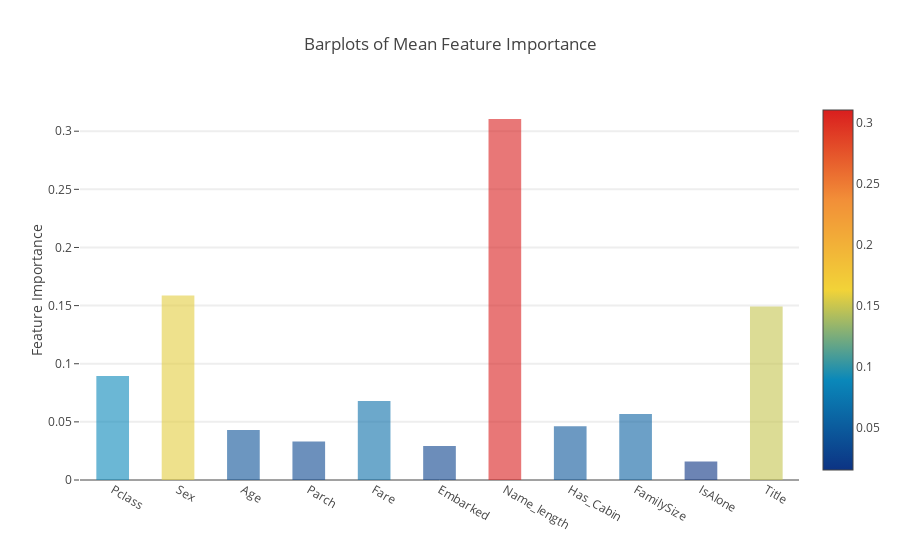

Write notebook code for a chart like this one.
### Code cell
y = feature_dataframe['mean'].values
x = feature_dataframe['features'].values
data = [go.Bar(
            x= x,
             y= y,
            width = 0.5,
            marker=dict(
               color = feature_dataframe['mean'].values,
            colorscale='Portland',
            showscale=True,
            reversescale = False
            ),
            opacity=0.6
        )]

layout= go.Layout(
    autosize= True,
    title= 'Barplots of Mean Feature Importance',
    hovermode= 'closest',
#     xaxis= dict(
#         title= 'Pop',
#         ticklen= 5,
#         zeroline= False,
#         gridwidth= 2,
#     ),
    yaxis=dict(
        title= 'Feature Importance',
        ticklen= 5,
        gridwidth= 2
    ),
    showlegend= False
)
fig = go.Figure(data=data, layout=layout)
py.iplot(fig, filename='bar-direct-labels')

### Figure 1 — Plotly figure (JSON) as saved in the notebook; plotly's stock layout.template omitted (floating-point values rounded to 4 significant figures)
{"data": [{"marker": {"color": [0.08935, 0.1587, 0.04296, 0.03308, 0.06796, 0.02928, 0.3105, 0.04626, 0.05682, 0.01583, 0.1493], "colorscale": "Portland", "reversescale": false, "showscale": true}, "opacity": 0.6, "type": "bar", "uid": "ea4b0e98-9267-11e8-82e6-f21898185882", "width": 0.5, "x": ["Pclass", "Sex", "Age", "Parch", "Fare", "Embarked", "Name_length", "Has_Cabin", "FamilySize", "IsAlone", "Title"], "y": [0.08935, 0.1587, 0.04296, 0.03308, 0.06796, 0.02928, 0.3105, 0.04626, 0.05682, 0.01583, 0.1493]}], "layout": {"autosize": true, "hovermode": "closest", "showlegend": false, "title": "Barplots of Mean Feature Importance", "yaxis": {"gridwidth": 2, "ticklen": 5, "title": "Feature Importance"}}}
